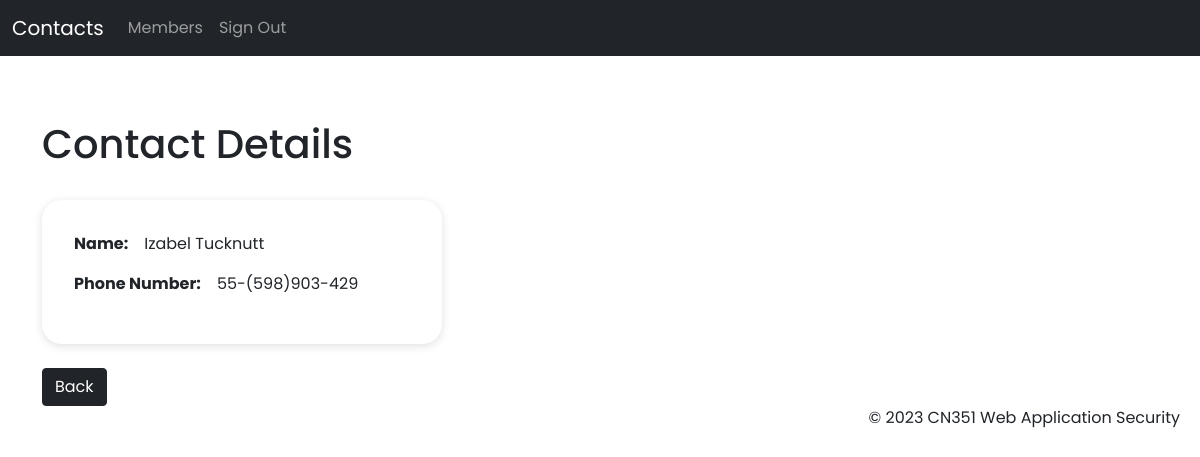
The page /contact/view/6 (signed in) on the database its author committed.
### database/models.py (models this page shows, shortened)
class Contact(models.Model):
    added_by = models.ForeignKey(
        User, on_delete=models.CASCADE, related_name='added_by')
    first_name = models.CharField(max_length=64)
    last_name = models.CharField(max_length=64)
    phone_number = models.CharField(max_length=15)

### database/views.py (the view)
# urls.py: path('contact/view/<int:id>', views.view_contact, name='view_contact'),
@login_required
def view_contact(request, id):
    contact = Contact.objects.get(id=id)
    data = {'contact': contact}
    return render(request, 'view_contact.html', data)

### templates/view_contact.html
{% extends 'base.html' %}
{% load static %}
{% block body %}
<div class="container view">
    <div class="header view">
        <h3>Contact Details</h3>
    </div>
    <br>
    <div class="contact-details">
        <div class="row">
            <div class="d-flex">
                <strong>Name:</strong>
                <p>{{ contact.first_name }} {{ contact.last_name }}</p>
            </div>
            <div class="d-flex">
                <strong>Phone Number:</strong>
                <p>{{ contact.phone_number }}</p>
            </div>
        </div>
    </div>
    <br>
    <a href="{% url 'index' %}" class="btn btn-dark">Back</a>
</div>
{% endblock %}

### static/css/style.css (style rules this page uses)
* { margin: 0; padding: 0; font-family: 'Poppins', Arial, sans-serif; }
h3 { font-size: 40px; }
a { text-decoration: none; color: white; }
.update, .create, .view { margin-top: 4rem; }
.contact-details { width: 400px; padding: 2rem; border-radius: 20px; box-shadow: rgba(99, 99, 99, 0.2) 0px 2px 8px 0px; }
.contact-details p { margin-left: 1rem; }

### rows shown on the page
Contact: first_name "Izabel", last_name "Tucknutt", phone_number "55-(598)903-429"
